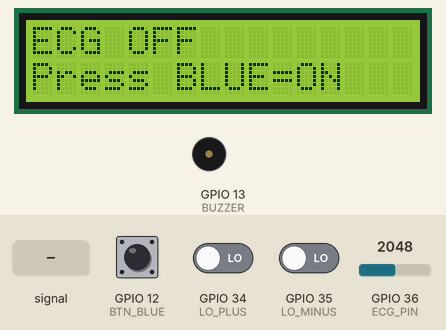
A program run on a simulated ESP32. Parts: 16×2 character LCD, buzzer (waves = sounding). Inputs (shaded band) come from the test bench; at power-on: GPIO 12 (BTN_BLUE) HIGH, GPIO 35 (LO_MINUS) LOW, GPIO 34 (LO_PLUS) LOW, GPIO 36 (ECG_PIN) = 2048. WiFi joins after 1.5 s; servers stay silent unless stated; no MQTT or app messages arrive unless stated; what the program prints to the serial monitor is not drawn.

Above: at 2.8 s.
2.9 s: GPIO 12 (BTN_BLUE) pulled LOW for 0.15 s
At 3.5 s:
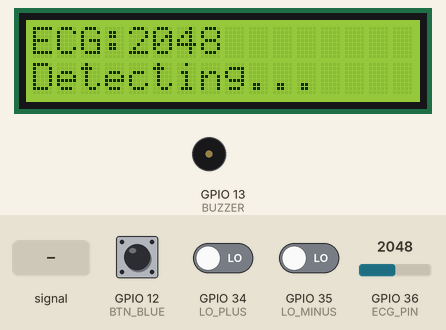
4.5 s: GPIO 36 (ECG_PIN) fed a 200 Hz sine of ±327 counts around its level
At 7.0 s:
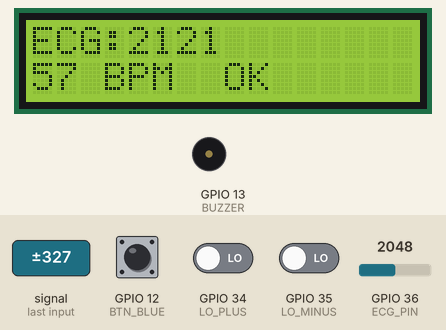
7.5 s: GPIO 35 (LO_MINUS) driven HIGH
At 8.2 s:
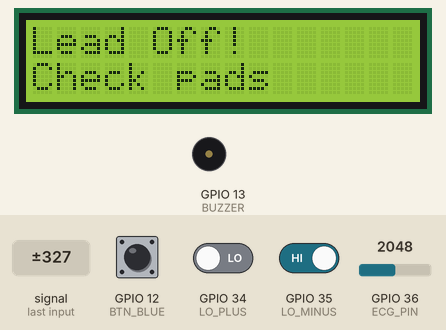
12.1 s: GPIO 12 (BTN_BLUE) pulled LOW for 1 s
At 12.27 s:
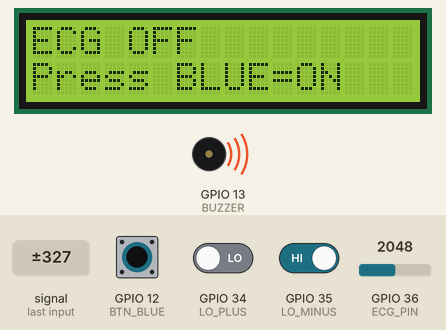
Timing chart, 0 to 15.1 s (numbered marks = the images above; inputs shaded):
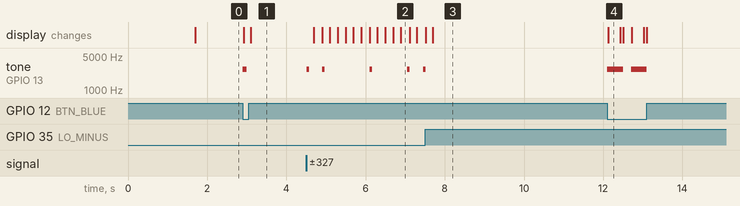

The program:

main.cpp
```cpp
/*
 * ECG MQTT 心電圖監測系統 — NodeMCU-32 (ESP32) 韌體
 * 對應設計文件 ECG_MQTT_sdd.md v1.0（硬體已升級為 ESP32）
 *
 * 功能：AD8232 ECG 擷取 → IIR 濾波 → 動態門檻波峰偵測 → 3 拍平均 BPM
 *       → MQTT 發送 + LCD 顯示 + PWM 被動蜂鳴器 + 雙按鈕控制
 */

#include <WiFi.h>
#include <PubSubClient.h>
#include <Wire.h>
#include <LiquidCrystal_I2C.h>

// ======================= 使用者設定（請依環境修改） =======================
const char* WIFI_SSID     = "TOTOLINK_X6000R";
const char* WIFI_PASSWORD = "DDDino1234";
const char* MQTT_BROKER   = "192.168.0.229";   // 電腦（Mosquitto broker）區網 IP
const uint16_t MQTT_PORT  = 1883;
const char* MQTT_CLIENT_ID = "NodeMCU_ECG";

// ======================= GPIO 腳位（NodeMCU-32 / ESP32） =======================
// 註：黃色按鈕（查詢上次心律）已移除，相關程式碼一併刪除。
#define LCD_SDA     21   // GPIO21 I2C SDA
#define LCD_SCL     22   // GPIO22 I2C SCL
#define BUZZER      13   // GPIO13 被動蜂鳴器（PWM）
#define LO_PLUS     34   // GPIO34 導線脫落偵測 LO+   輸入專用腳
#define LO_MINUS    35   // GPIO35 導線脫落偵測 LO-   輸入專用腳
#define BTN_BLUE    12   // GPIO12 裝置開關          INPUT_PULLUP
#define ECG_PIN     36   // GPIO36 (VP) AD8232 OUTPUT 輸入專用腳

// ======================= 被動蜂鳴器 PWM（ESP32 LEDC） =======================
#define BUZZER_CH    0      // LEDC channel
#define BUZZER_FREQ  2700   // 9042 共振頻率 (Hz)
#define BUZZER_RES   8      // 8-bit 解析度
#define BUZZER_DUTY  128    // 50% duty

// ======================= 演算法參數（對應 SDD §5） =======================
const float DC_ALPHA      = 0.995f;  // DC 基線移除
const float LEVEL_ALPHA   = 0.95f;   // 背景雜訊強度追蹤
const float NODC_OFFSET   = 8.0f;    // 動態門檻偏移（12-bit ADC，原 2.0 × 4）
const uint16_t REFRACTORY_MS   = 250;   // 不應期（防止重複觸發）
const uint16_t RR_MIN_MS       = 270;   // RR 下限（~220 BPM）
const uint16_t RR_MAX_MS       = 2000;  // RR 上限（~30 BPM）
const uint8_t  TARGET_N_BEATS  = 3;     // N 拍平均
const uint16_t SAMPLE_INTERVAL_MS = 10; // 100 Hz 採樣
const uint16_t BPM_ALERT_HIGH  = 130;   // 心律警報閾值（與 Node-RED 一致）

// 蜂鳴時長（對應 SDD §9.4）
const uint16_t BEEP_BEAT_MS   = 60;
const uint16_t BEEP_ON_MS     = 100;
const uint16_t BEEP_OFF_MS    = 300;
const uint16_t BEEP_ALERT_MS  = 100;

const uint16_t DEBOUNCE_MS    = 300;   // 按鈕軟體防彈跳（SDD §9.3）
const uint16_t LEAD_OFF_PUB_MS = 500;  // 導線脫落 MQTT 發送間隔

// ======================= 全域物件 =======================
WiFiClient   espClient;
PubSubClient mqtt(espClient);
LiquidCrystal_I2C lcd(0x27, 16, 2);   // 若無顯示請改 0x3F 或執行 I2C Scanner

// ----------- IIR 一階濾波器（移植自 MicroPython，SDD §4.2） -----------
class IIR_filter {
public:
  float alpha;
  float old_value = 0.0f;
  IIR_filter(float a) : alpha(a) {}
  float step(float value) {
    value = old_value * alpha + value * (1.0f - alpha);
    old_value = value;
    return value;
  }
  void reset() { old_value = 0.0f; }
};

IIR_filter dc_remover(DC_ALPHA);          // DC 基線移除
IIR_filter nodc_level_filter(LEVEL_ALPHA); // 背景雜訊強度追蹤

// ======================= 系統狀態機（SDD §11） =======================
enum SystemState { IDLE, MEASURING, ALERT, LEAD_OFF };
SystemState state = IDLE;
bool deviceOn = false;          // 藍色按鈕切換

// ----------- 演算法執行期變數 -----------
float n0 = 0, n1 = 0, n2 = 0;   // 三點滑動視窗
unsigned long lockout_until = 0; // 不應期結束時間
unsigned long last_peak_ms = 0;  // 上次波峰時間（算 RR）
unsigned long rr_sum = 0;        // 累積 RR 間距總和
uint8_t beat_count = 0;          // 已累積拍數
int currentBPM = 0;              // 當前心律
bool inAlert = false;

// ----------- 時序控制 -----------
unsigned long lastSample = 0;
unsigned long lastBluePress = 0;
unsigned long lastLeadOffPub = 0;

// ----------- 非阻塞蜂鳴器（SDD §9.4 / §4.2） -----------
unsigned long beep_until = 0;

void startBeep(uint16_t ms) {
  ledcWrite(BUZZER_CH, BUZZER_DUTY);   // 50% duty 產生 2700 Hz 方波
  beep_until = millis() + ms;
}

void handleBeep() {
  if (beep_until != 0 && millis() >= beep_until) {
    ledcWrite(BUZZER_CH, 0);           // 停止鳴叫
    beep_until = 0;
  }
}

// ======================= LCD 輔助（SDD §4.2） =======================
void lcdShow(const String& r1, const String& r2) {
  lcd.clear();
  lcd.setCursor(0, 0);
  lcd.print(r1.substring(0, 16));
  lcd.setCursor(0, 1);
  lcd.print(r2.substring(0, 16));
}

// ======================= 演算法狀態重置（SDD §9.1） =======================
void resetAlgorithm() {
  dc_remover.reset();
  nodc_level_filter.reset();
  n0 = n1 = n2 = 0;
  lockout_until = 0;
  last_peak_ms = 0;
  rr_sum = 0;
  beat_count = 0;
  currentBPM = 0;
  inAlert = false;
}

// ======================= WiFi / MQTT =======================
void connectWiFi() {
  if (WiFi.status() == WL_CONNECTED) return;
  lcdShow("ECG Monitor", "Connecting...");
  Serial.print("[WiFi] 連線中 SSID="); Serial.println(WIFI_SSID);
  WiFi.mode(WIFI_STA);
  WiFi.begin(WIFI_SSID, WIFI_PASSWORD);
  unsigned long start = millis();
  while (WiFi.status() != WL_CONNECTED && millis() - start < 15000) {
    delay(250);
    Serial.print(".");
    yield();
  }
  Serial.println();
  if (WiFi.status() == WL_CONNECTED) {
    Serial.print("[WiFi] 已連線! IP = "); Serial.println(WiFi.localIP());
  } else {
    Serial.println("[WiFi] 連線失敗（逾時）— 請檢查 SSID/密碼/是否為 2.4GHz");
  }
}

void connectMQTT() {
  if (mqtt.connected()) return;
  if (WiFi.status() != WL_CONNECTED) return;   // WiFi 沒通就別試 MQTT
  mqtt.setServer(MQTT_BROKER, MQTT_PORT);
  Serial.print("[MQTT] 連線中 broker="); Serial.println(MQTT_BROKER);
  unsigned long start = millis();
  while (!mqtt.connected() && millis() - start < 5000) {
    if (mqtt.connect(MQTT_CLIENT_ID)) break;
    delay(500);
    Serial.print(".");
    yield();
  }
  Serial.println();
  if (mqtt.connected()) Serial.println("[MQTT] 已連線!");
  else { Serial.print("[MQTT] 連線失敗 rc="); Serial.println(mqtt.state()); }
}

void pub(const char* topic, const String& payload) {
#ifdef OFFLINE_MODE
  // 離線測試模式：不發 MQTT，改用序列埠輸出。
  // ecg/nodc 用 Teleplot 格式畫波形，其餘印純文字方便除錯。
  if (strcmp(topic, "ecg/nodc") == 0) {
    Serial.print(">nodc:");
    Serial.println(payload);
  } else if (strcmp(topic, "ecg/bpm") == 0) {
    Serial.print(">bpm:");
    Serial.println(payload);
  } else if (strcmp(topic, "ecg/raw") != 0) {  // raw 太多筆，略過
    Serial.print("["); Serial.print(topic); Serial.print("] "); Serial.println(payload);
  }
#else
  if (mqtt.connected()) mqtt.publish(topic, payload.c_str());
#endif
}

// ======================= LCD 即時狀態顯示（SDD §8.1） =======================
void updateLCD(int rawDisp) {
  switch (state) {
    case IDLE:
      lcdShow("ECG OFF", "Press BLUE=ON");
      break;
    case LEAD_OFF:
      lcdShow("Lead Off!", "Check pads");
      break;
    case ALERT:
      lcdShow("!! ALERT !!", "BPM:" + String(currentBPM) + " HIGH!");
      break;
    case MEASURING:
      if (currentBPM > 0)
        lcdShow("ECG:" + String(rawDisp), String(currentBPM) + " BPM  OK");
      else
        lcdShow("ECG:" + String(rawDisp), "Detecting...");
      break;
  }
}

// ======================= ECG 核心處理（SDD §5） =======================
void processECG() {
  unsigned long now = millis();

  // 導線脫落偵測：LO+/LO- 任一為 HIGH 表示電極脫落
  if (digitalRead(LO_PLUS) == HIGH || digitalRead(LO_MINUS) == HIGH) {
    state = LEAD_OFF;
    if (now - lastLeadOffPub >= LEAD_OFF_PUB_MS) {
      lastLeadOffPub = now;
      pub("ecg/status", "LEAD_OFF");
    }
    return;  // 脫落時不做波峰偵測
  }

  int raw = analogRead(ECG_PIN);            // 0~4095（ESP32 12-bit ADC）

  // [步驟 1] IIR DC 移除
  float dc_val = dc_remover.step((float)raw);
  float nodc   = (float)raw - dc_val;

  // [步驟 2] 動態背景雜訊強度追蹤
  float nodc_level   = nodc_level_filter.step(fabs(nodc));
  float trigger_level = nodc_level + NODC_OFFSET;

  // 發送原始 / 去直流訊號（100 Hz）
  pub("ecg/raw",  String(raw));
  pub("ecg/nodc", String((int)nodc));

  // [步驟 3] 三點局部波峰偵測（更新滑動視窗）
  n2 = n1; n1 = n0; n0 = nodc;
  bool peak = (n1 > n2) && (n1 > n0) && (n1 > trigger_level) && (now >= lockout_until);

  if (peak) {
    lockout_until = now + REFRACTORY_MS;

    if (last_peak_ms != 0) {
      unsigned long rr = now - last_peak_ms;
      // [步驟 4] RR 間距驗證
      if (rr > RR_MIN_MS && rr < RR_MAX_MS) {
        rr_sum += rr;
        beat_count++;
        startBeep(inAlert ? BEEP_ALERT_MS : BEEP_BEAT_MS);

        // [步驟 5] N 拍平均 BPM
        if (beat_count >= TARGET_N_BEATS) {
          currentBPM = (int)(TARGET_N_BEATS * 60000.0 / rr_sum + 0.5);
          pub("ecg/bpm", String(currentBPM));

          // 警報判斷
          if (currentBPM > BPM_ALERT_HIGH && currentBPM < 220) {
            inAlert = true;
            state = ALERT;
            pub("ecg/alert", "HIGH:" + String(currentBPM));
          } else {
            inAlert = false;
            if (state == ALERT) state = MEASURING;
          }
          rr_sum = 0;
          beat_count = 0;
        }
      } else {
        // 無效 RR：清零累積，避免污染
        rr_sum = 0;
        beat_count = 0;
      }
    }
    last_peak_ms = now;
  }

  if (state == LEAD_OFF) state = MEASURING;  // 從脫落恢復
  if (state != ALERT) state = MEASURING;
}

// ======================= 按鈕處理（SDD §9） =======================
void handleButtons() {
  unsigned long now = millis();

  // 藍色按鈕：裝置開關
  if (digitalRead(BTN_BLUE) == LOW && now - lastBluePress > DEBOUNCE_MS) {
    lastBluePress = now;
    deviceOn = !deviceOn;
    if (deviceOn) {
      resetAlgorithm();
      state = MEASURING;
      startBeep(BEEP_ON_MS);
      lcdShow("ECG ON", "Measuring...");
    } else {
      state = IDLE;
      startBeep(BEEP_OFF_MS);
      lcdShow("ECG OFF", "Press BLUE=ON");
    }
  }
}

// ======================= setup / loop =======================
void setup() {
  Serial.begin(115200);

  pinMode(BTN_BLUE,   INPUT_PULLUP);
  pinMode(LO_PLUS,    INPUT);   // GPIO34 輸入專用腳，無內部上拉
  pinMode(LO_MINUS,   INPUT);   // GPIO35 輸入專用腳，無內部上拉

  // 被動蜂鳴器 PWM 初始化（LEDC）
  ledcSetup(BUZZER_CH, BUZZER_FREQ, BUZZER_RES);
  ledcAttachPin(BUZZER, BUZZER_CH);
  ledcWrite(BUZZER_CH, 0);

  // ESP32 ADC：12-bit、0~3.3V 輸入範圍
  analogSetAttenuation(ADC_11db);

  Wire.begin(LCD_SDA, LCD_SCL);
  lcd.init();
  lcd.backlight();
  lcdShow("ECG Monitor", "Press BLUE=ON");

#ifndef OFFLINE_MODE
  connectWiFi();
  connectMQTT();
#else
  Serial.println("[OFFLINE_MODE] 略過 WiFi/MQTT，資料改由序列埠輸出");
#endif

  state = IDLE;
}

void loop() {
#ifndef OFFLINE_MODE
  if (!mqtt.connected()) connectMQTT();
  mqtt.loop();
#endif

  handleButtons();
  handleBeep();

  // 量測中固定 100 Hz 取樣處理
  if (deviceOn) {
    unsigned long now = millis();
    if (now - lastSample >= SAMPLE_INTERVAL_MS) {
      lastSample = now;
      processECG();
    }
  }

  // LCD 更新（不需每個 loop 都刷，節流 200ms 避免閃爍）
  static unsigned long lastLcd = 0;
  if (millis() - lastLcd >= 200) {
    lastLcd = millis();
    updateLCD(analogRead(ECG_PIN));
  }

  yield();
}
```

Measured:
- after the input at 2.9 s, tone on GPIO 13 (BUZZER): silent → 2700 Hz at once, → silent 0.10 s later; the display: first changes at once (image 1 shows a later state)
- after the input at 4.5 s, tone on GPIO 13 (BUZZER): plays 2700 Hz for 0.06 s, 2700 Hz for 0.06 s, 2700 Hz for 0.06 s, 2700 Hz for 0.06 s, 2700 Hz for 0.05 s, starting at once; the display: first changes after 0.19 s (image 2 shows a later state)
- after the input at 7.5 s, tone on GPIO 13 (BUZZER): goes on until 7.5 s, then stays silent; the display: first differs from a run without the input after 0.19 s (image 3)
- after the input at 12.1 s, tone on GPIO 13 (BUZZER): alternates 2700 Hz for 0.40 s and silent for 0.20 s, 4 changes in all, then stays silent, starting at once; the display: changes at once (image 4)
